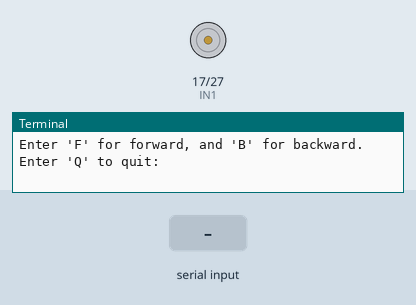
This program was run on a simulated Raspberry Pi (BCM pin numbers). Parts: motor-driver pin pairs drawn as motors (green arrow = first pin HIGH = forward, orange = second pin HIGH = backward, longer = more drive, scaled by the enable pin), the last lines printed to the terminal. Inputs (shaded band) come from the test bench. At 4.3 s the program stops and its outputs stay as they are.

Above: at 1.2 s.
1.3 s: "F" typed at the terminal, then Enter
At 1.8 s:
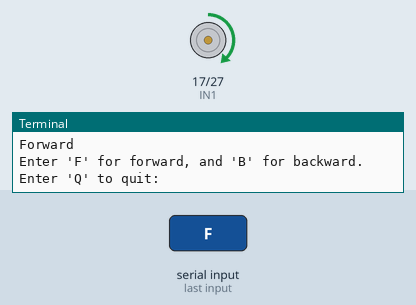
2.8 s: "B" typed at the terminal, then Enter
At 4.0 s:
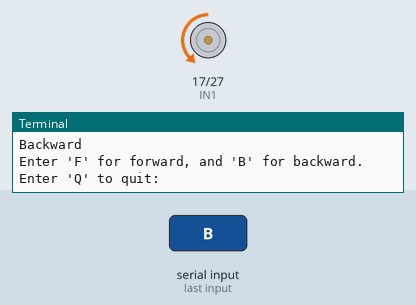
4.3 s: "Q" typed at the terminal, then Enter
At 5.3 s:
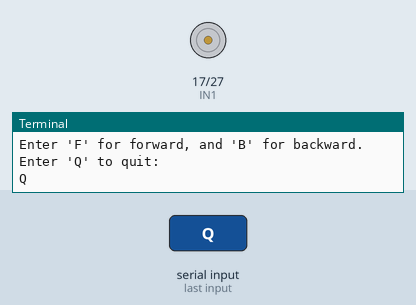
Timing chart, 0 to 5.8 s (numbered marks = the images above; inputs shaded):
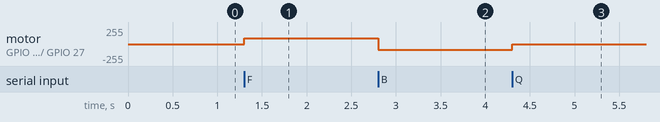

The program:

bot.py
```python
#####################
#                   #
#   Team: Top-Gun   #
#                   #
#####################

import RPi.GPIO as GPIO
from time import sleep

IN1 = 17
IN2 = 27
en = 22
GPIO.setwarnings(False)
GPIO.setmode(GPIO.BCM)
GPIO.setup(IN1,GPIO.OUT)
GPIO.setup(IN2,GPIO.OUT)
GPIO.setup(en,GPIO.OUT)
GPIO.output(IN1,GPIO.LOW)
GPIO.output(IN2,GPIO.LOW)
p = GPIO.PWM(en,1000)
p.start(25)

try:
    while True:
        user_input = input("Enter 'F' for forward, and 'B' for backward. Enter 'Q' to quit: ").upper()
        if user_input == 'F':
            print("Forward")
            GPIO.output(IN1, GPIO.HIGH)
            GPIO.output(IN2, GPIO.LOW)
            p.ChangeDutyCycle(35)

        elif user_input == 'B':
            print("Backward")
            GPIO.output(IN1, GPIO.LOW)
            GPIO.output(IN2, GPIO.HIGH)

        elif user_input == 'Q':
            break

except KeyboardInterrupt:
    pass

GPIO.cleanup()
```

Measured:
- after the input at 1.3 s, motor on GPIO 17 (IN1) / GPIO 27 (IN2): stopped → forward 89/255 at once
- after the input at 2.8 s, motor on GPIO 17 (IN1) / GPIO 27 (IN2): forward 89/255 → backward 89/255 at once
- after the input at 4.3 s, motor on GPIO 17 (IN1) / GPIO 27 (IN2): backward 89/255 → stopped at once
